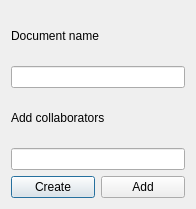
<?xml version="1.0" encoding="UTF-8"?>
<ui version="4.0">
 <class>CreateDocument</class>
 <widget class="QDialog" name="CreateDocument">
  <property name="geometry">
   <rect>
    <x>0</x>
    <y>0</y>
    <width>196</width>
    <height>209</height>
   </rect>
  </property>
  <property name="windowTitle">
   <string>Dialog</string>
  </property>
  <layout class="QHBoxLayout" name="horizontalLayout_2">
   <item>
    <layout class="QVBoxLayout" name="verticalLayout">
     <item>
      <widget class="QLabel" name="label">
       <property name="text">
        <string>Document name</string>
       </property>
      </widget>
     </item>
     <item>
      <widget class="QLineEdit" name="Doc_name"/>
     </item>
     <item>
      <widget class="QLabel" name="label_2">
       <property name="text">
        <string>Add collaborators</string>
       </property>
      </widget>
     </item>
     <item>
      <widget class="QLineEdit" name="Colaborators"/>
     </item>
     <item>
      <layout class="QHBoxLayout" name="horizontalLayout">
       <item>
        <widget class="QPushButton" name="Create_doc">
         <property name="text">
          <string>Create</string>
         </property>
        </widget>
       </item>
       <item>
        <widget class="QPushButton" name="Add">
         <property name="text">
          <string>Add</string>
         </property>
        </widget>
       </item>
      </layout>
     </item>
    </layout>
   </item>
  </layout>
 </widget>
 <resources/>
 <connections/>
</ui>
